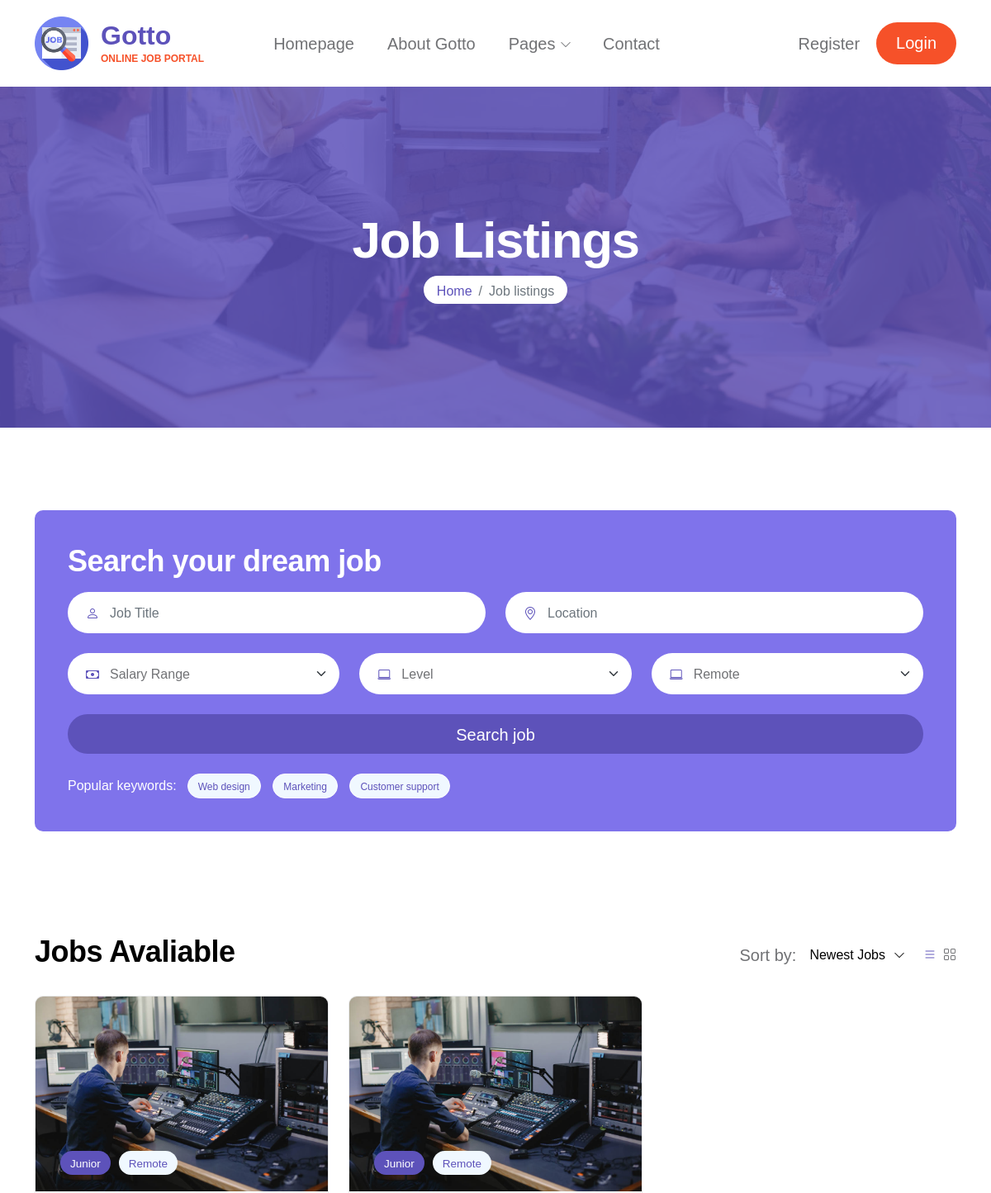
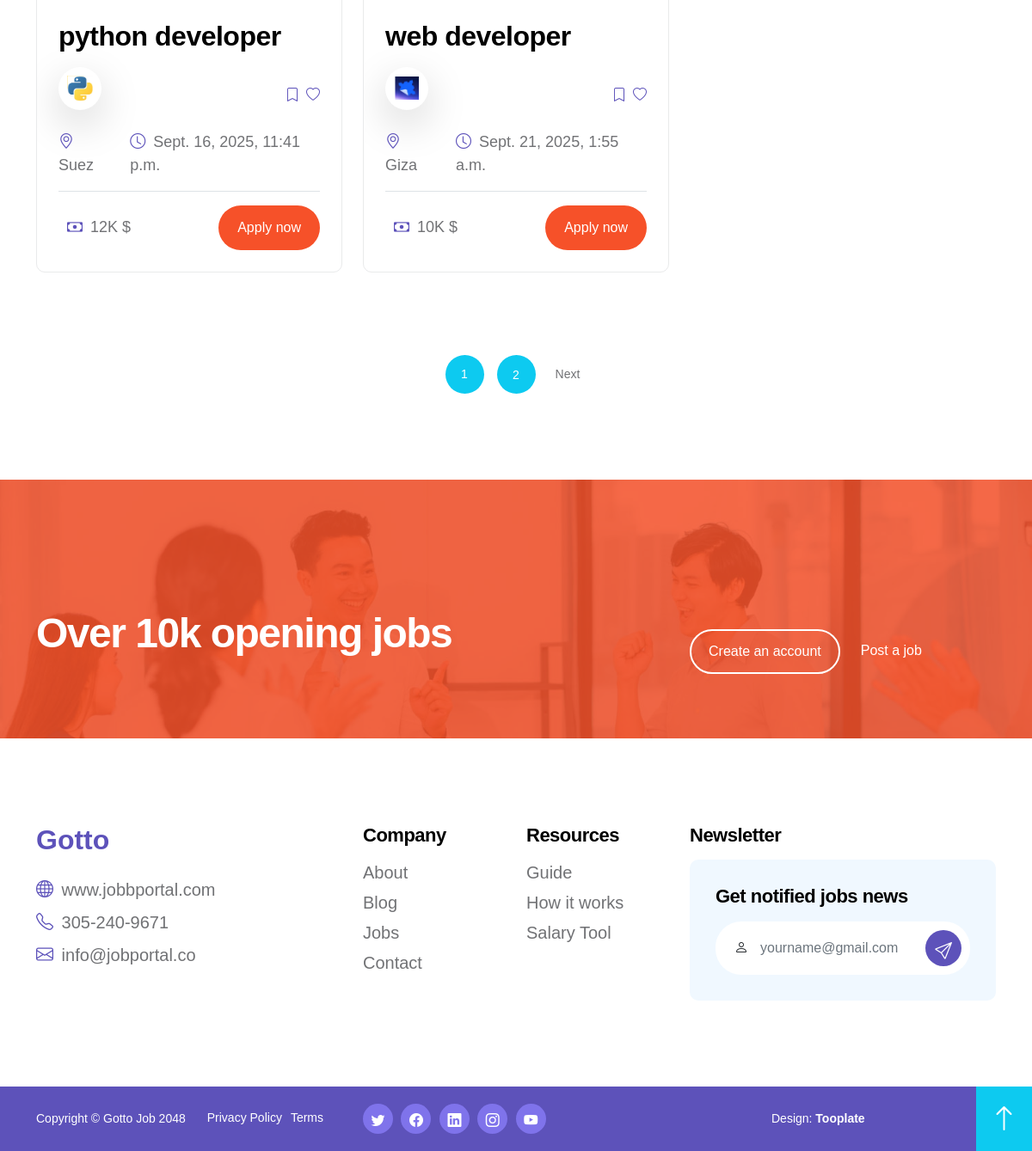
Screenshot of /jobs/ with the database file from the repository (2 pictures, top to bottom).
### job/models.py (models this page shows, shortened)
class job(models.Model):
    owner=models.ForeignKey(User,related_name='job_owner',on_delete=models.CASCADE)
    title =models.CharField(max_length=100)
    past_at=models.DateTimeField(auto_now=True)
    salary=models.IntegerField(default=0)
    job_type=models.CharField(max_length=15,choices=JOB_TYPE)
    decription=models.TextField(max_length=1000,default="")
    about_campany=models.TextField(max_length=1000,default="")
    experience=models.IntegerField(default=1)
    category=models.ForeignKey('category',on_delete=models.CASCADE)
    job_image=models.ImageField(upload_to=image_upload)
    location=models.CharField(choices=cities)
    slug =models.SlugField(blank=True,null=True)
    def __str__(self):
        return self.title

### job/views.py (the view)
# urls.py: path('',views.job_list,name='job_list'),
def job_list(request):
    job_list=job.objects.all()
    paginator = Paginator(job_list,2)
    page_number = request.GET.get("page")
    page_obj = paginator.get_page(page_number)
    context={'jobs':page_obj}
    return render(request,'job/job_list.html',context)

### job/templates/job/job_list.html (shortened to what this page needs)
{% extends 'base.html' %}
{% block body %}
<main>
    <header class="site-header">
        <div class="section-overlay"></div>
        <div class="container">
            <div class="row">
                <div class="col-lg-12 col-12 text-center">
                    <h1 class="text-white">Job Listings</h1>
                    <nav aria-label="breadcrumb">
                        <ol class="breadcrumb justify-content-center">
                            <li class="breadcrumb-item"><a href="index.html">Home</a></li>
                            <li class="breadcrumb-item active" aria-current="page">Job listings</li>
                        </ol>
                    </nav>
                </div>
            </div>
        </div>
    </header>
    <section class="section-padding pb-0 d-flex justify-content-center align-items-center">
        <div class="container">
            <div class="row">
                <div class="col-lg-12 col-12">
                    <form class="custom-form hero-form" action="#" method="get" role="form">
                        <h3 class="text-white mb-3">Search your dream job</h3>
                        <div class="row">
                            <div class="col-lg-6 col-md-6 col-12">
                                <div class="input-group">
                                    <span class="input-group-text" id="basic-addon1"><i
                                            class="bi-person custom-icon"></i></span>
                                    <input type="text" name="job-title" id="job-title" class="form-control"
                                        placeholder="Job Title" required>
                                </div>
                            </div>
                            <div class="col-lg-6 col-md-6 col-12">
                                <div class="input-group">
                                    <span class="input-group-text" id="basic-addon1"><i
                                            class="bi-geo-alt custom-icon"></i></span>
                                    <input type="text" name="job-location" id="job-location" class="form-control"
                                        placeholder="Location" required>
                                </div>
                            </div>
                            <div class="col-lg-4 col-md-4 col-12">
                                <div class="input-group">
                                    <span class="input-group-text" id="basic-addon1"><i
                                            class="bi-cash custom-icon"></i></span>
                                    <select class="form-select form-control" name="job-salary" id="job-salary"
                                        aria-label="Default select example">
                                        <option selected>Salary Range</option>
                                    </select>
                                </div>
                            </div>
                            <div class="col-lg-4 col-md-4 col-12">
                                <div class="input-group">
                                    <span class="input-group-text" id="basic-addon1"><i
                                            class="bi-laptop custom-icon"></i></span>
                                    <select class="form-select form-control" name="job-level" id="job-level"
                                        aria-label="Default select example">
                                        <option selected>Level</option>
                                    </select>
                                </div>
                            </div>
                            <div class="col-lg-4 col-md-4 col-12">
                                <div class="input-group">
                                    <span class="input-group-text" id="basic-addon1"><i
                                            class="bi-laptop custom-icon"></i></span>
                                    <select class="form-select form-control" name="job-remote" id="job-remote"
                                        aria-label="Default select example">
                                        <option selected>Remote</option>
                                    </select>
                                </div>
                            </div>
                            <div class="col-lg-12 col-12">
                                <button type="submit" class="form-control">
                                    Search job
                                </button>
                            </div>
                            <div class="col-12">
                                <div class="d-flex flex-wrap align-items-center mt-4 mt-lg-0">
                                    <span class="text-white mb-lg-0 mb-md-0 me-2">Popular keywords:</span>
                                    <div>
                                        <a href="job-listings.html" class="badge">Web design</a>
                                        <a href="job-listings.html" class="badge">Marketing</a>
                                        <a href="job-listings.html" class="badge">Customer support</a>
                                    </div>
                                </div>
                            </div>
                        </div>
                    </form>
                </div>
                <div class="col-lg-6 col-12">
                </div>
            </div>
        </div>
    </section>
    <section class="job-section section-padding">
        <div class="container">
            <div class="row align-items-center">
                <div class="col-lg-6 col-12 mb-lg-4">
                    <h3>{{jobs.count}} Jobs Avaliable</h3>
                </div>
                <div class="col-lg-4 col-12 d-flex align-items-center ms-auto mb-5 mb-lg-4">
                    <p class="mb-0 ms-lg-auto">Sort by:</p>
                    <div class="dropdown dropdown-sorting ms-3 me-4">
                        <button class="btn btn-secondary dropdown-toggle" type="button" id="dropdownSortingButton"
                            data-bs-toggle="dropdown" aria-expanded="false">
                            Newest Jobs
                        </button>
                    </div>
                    <div class="d-flex">
                        <a href="#" class="sorting-icon active bi-list me-2"></a>
                        <a href="#" class="sorting-icon bi-grid"></a>
                    </div>
                </div>
                {% for job in jobs %}
                <div class="col-lg-4 col-md-6 col-12">
                    <div class="job-thumb job-thumb-box">
                        <div class="job-image-box-wrap">
                            <a href="job-details.html">
                                <img src="images/jobs/sound-engineer-working-studio-with-equipment.jpg"
                                    class="job-image img-fluid" alt="">
                            </a>
                            <div class="job-image-box-wrap-info d-flex align-items-center">
                                <p class="mb-0">
                                    <a href="job-listings.html" class="badge badge-level">Junior</a>
                                </p>
                                <p class="mb-0">
                                    <a href="job-listings.html" class="badge">Remote</a>
                                </p>
                            </div>
                        </div>
                        <div class="job-body">
                            <h4 class="job-title">
                                <a href="{% url 'jobs:job_detail' job.slug %}" class="job-title-link">{{job}}</a>
                            </h4>
                            <div class="d-flex align-items-center">
                                <div class="job-image-wrap d-flex align-items-center bg-white shadow-lg mt-2 mb-4">
                                    <img src="{{job.job_image.url}}" class="job-image me-3 img-fluid" alt="">
                                </div>
                                <a href="#" class="bi-bookmark ms-auto me-2">
                                </a>
                                <a href="#" class="bi-heart">
                                </a>
                            </div>
                            <div class="d-flex align-items-center">
                                <p class="job-location">
                                    <i class="custom-icon bi-geo-alt me-1"></i>
                                    {{job.location}}
                                </p>
                                <p class="job-date">
                                    <i class="custom-icon bi-clock me-1"></i>
                                    {{job.past_at }}
                                </p>
                            </div>
                            <div class="d-flex align-items-center border-top pt-3">
                                <p class="job-price mb-0">
                                    <i class="custom-icon bi-cash me-1"></i>
                                    {{job.salary }}K $
                                </p>
                                <a href="{% url 'jobs:job_detail' job.slug %}" class="custom-btn btn ms-auto">Apply
                                    now</a>
                            </div>
                        </div>
                    </div>
                </div>
                {% endfor %}
                {%if jobs.has_other_pages%}
                <div class="col-lg-12 col-12">
                    <nav aria-label="Page navigation example">
                        <ul class="pagination justify-content-center mt-5">
                            {% for i in jobs.paginator.page_range %}
                            <li class="page-item active" aria-current="page">
                                <a class="page-link" href="?page={{i}}">{{i}}</a>
                            </li>
                            {% endfor %}
                            {% if jobs.has_next %}
                            <li class="page-item">
                                <a class="page-link" href="?page={{ jobs.next_page_number }}" aria-label="Next">
                                    <span aria-hidden="true">Next</span>
                                </a>
                            </li>
                            {% endif %}
                        </ul>
                    </nav>
                </div>
                {% endif %}
            </div>
        </div>
    </section>
    <section class="cta-section">
        <div class="section-overlay"></div>
        <div class="container">
            <div class="row">
                <div class="col-lg-6 col-10">
                    <h2 class="text-white mb-2">Over 10k opening jobs</h2>
                </div>
                <div class="col-lg-4 col-12 ms-auto">
                    <div class="custom-border-btn-wrap d-flex align-items-center mt-lg-4 mt-2">
                        <a href="#" class="custom-btn custom-border-btn btn me-4">Create an account</a>
                        <a href="{% url 'jobs:add_job' %}" class="custom-link">Post a job</a>
                    </div>
                </div>
            </div>
        </div>
    </section>
</main>
{% endblock body%}{% load static %}

### rows the page displays
job: title "python developer", job_image (picture), location "Suez", past_at "Sept. 16, 2025, 11:41 p.m.", salary "12"
job: title "web developer", job_image (picture), location "Giza", past_at "Sept. 21, 2025, 1:55 a.m.", salary "10"

### other values shown
{{ i }} "1" "2"
